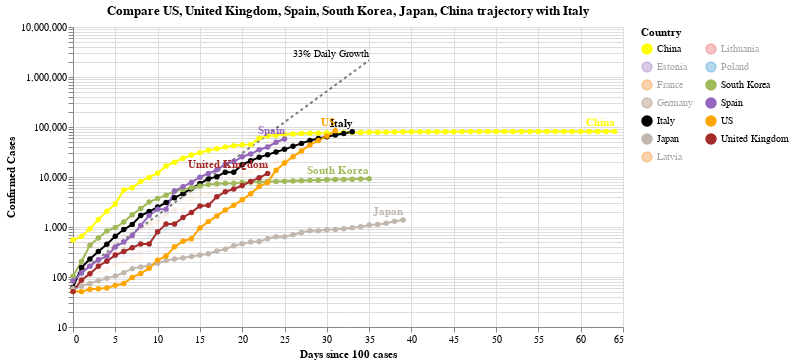

The notebook cell this image was saved under:
### Code cell
#hide_input
chart2 = make_since_chart(['US', 'United Kingdom', 'Spain', 'South Korea', 'Japan', 'China'])
chart2

### Figure 1 — Vega-Lite specification as saved in the notebook (floating-point values rounded to 4 significant figures; data arrays with more than 128 entries replaced by an {"elided": "..."} marker saying what was removed)
{"config": {"view": {"continuousWidth": 400, "continuousHeight": 300}}, "layer": [{"mark": {"type": "line", "color": "black", "opacity": 0.5, "strokeDash": [3, 3]}, "encoding": {"x": {"type": "quantitative", "field": "Days since 100 cases"}, "y": {"type": "quantitative", "field": "Confirmed Cases"}}}, {"mark": {"type": "text", "align": "right", "dy": -6, "fontSize": 10, "text": "33% Daily Growth"}, "encoding": {"x": {"type": "quantitative", "field": "Days since 100 cases"}, "y": {"type": "quantitative", "field": "Confirmed Cases"}}, "transform": [{"filter": "(datum['Days since 100 cases'] >= 35)"}]}, {"data": {"name": "data-8d560a43b2d1706beefac2435f67a3db"}, "mark": {"type": "line", "point": true}, "encoding": {"color": {"type": "nominal", "field": "Country", "legend": {"columns": 2}, "scale": {"domain": ["China", "Estonia", "France", "Germany", "Italy", "Japan", "Latvia", "Lithuania", "Poland", "South Korea", "Spain", "US", "United Kingdom"], "range": ["yellow", "#9467bd", "#F58518", "#9D755D", "black", "#C1B7AD", "#F58518", "#E45756", "#2495D3", "#A1BA59", "#9467bd", "orange", "brown"]}}, "opacity": {"condition": {"value": 1, "selection": "selector005"}, "value": 0.05}, "tooltip": [{"type": "nominal", "field": "Country"}, {"type": "temporal", "field": "Date"}, {"type": "quantitative", "field": "Confirmed Cases"}, {"type": "quantitative", "field": "Days since 100 cases"}], "x": {"type": "quantitative", "field": "Days since 100 cases"}, "y": {"type": "quantitative", "field": "Confirmed Cases", "scale": {"type": "log"}}}, "selection": {"selector005": {"type": "multi", "fields": ["Country"], "bind": "legend", "init": [{"Country": "US"}, {"Country": "United Kingdom"}, {"Country": "Spain"}, {"Country": "South Korea"}, {"Country": "Japan"}, {"Country": "China"}, {"Country": "Italy"}]}}, "width": 550}, {"data": {"name": "data-8d560a43b2d1706beefac2435f67a3db"}, "mark": {"type": "text", "align": "right", "dy": -8, "fontWeight": "bold"}, "encoding": {"color": {"type": "nominal", "field": "Country", "legend": {"columns": 2}, "scale": {"domain": ["China", "Estonia", "France", "Germany", "Italy", "Japan", "Latvia", "Lithuania", "Poland", "South Korea", "Spain", "US", "United Kingdom"], "range": ["yellow", "#9467bd", "#F58518", "#9D755D", "black", "#C1B7AD", "#F58518", "#E45756", "#2495D3", "#A1BA59", "#9467bd", "orange", "brown"]}}, "opacity": {"condition": {"value": 1, "selection": "selector005"}, "value": 0.05}, "text": {"type": "nominal", "field": "Country"}, "tooltip": [{"type": "nominal", "field": "Country"}, {"type": "temporal", "field": "Date"}, {"type": "quantitative", "field": "Confirmed Cases"}, {"type": "quantitative", "field": "Days since 100 cases"}], "x": {"type": "quantitative", "field": "Days since 100 cases"}, "y": {"type": "quantitative", "field": "Confirmed Cases", "scale": {"type": "log"}}}, "transform": [{"filter": "(datum['Date'] >= 1585180800000)"}], "width": 550}], "data": {"name": "data-c1a3bbf4dd040f2e7e8e7a69520e3c2a"}, "title": "Compare US, United Kingdom, Spain, South Korea, Japan, China trajectory with Italy", "$schema": "https://vega.github.io/schema/vega-lite/v4.0.2.json", "datasets": {"data-c1a3bbf4dd040f2e7e8e7a69520e3c2a": [{"Days since 100 cases": 0, "Confirmed Cases": 100.0}, {"Days since 100 cases": 1, "Confirmed Cases": 133.0}, {"Days since 100 cases": 2, "Confirmed Cases": 176.9}, {"Days since 100 cases": 3, "Confirmed Cases": 235.3}, {"Days since 100 cases": 4, "Confirmed Cases": 312.9}, {"Days since 100 cases": 5, "Confirmed Cases": 416.2}, {"Days since 100 cases": 6, "Confirmed Cases": 553.5}, {"Days since 100 cases": 7, "Confirmed Cases": 736.1}, {"Days since 100 cases": 8, "Confirmed Cases": 979.1}, {"Days since 100 cases": 9, "Confirmed Cases": 1302.0}, {"Days since 100 cases": 10, "Confirmed Cases": 1732.0}, {"Days since 100 cases": 11, "Confirmed Cases": 2303.0}, {"Days since 100 cases": 12, "Confirmed Cases": 3064.0}, {"Days since 100 cases": 13, "Confirmed Cases": 4074.0}, {"Days since 100 cases": 14, "Confirmed Cases": 5419.0}, {"Days since 100 cases": 15, "Confirmed Cases": 7207.0}, {"Days since 100 cases": 16, "Confirmed Cases": 9586.0}, {"Days since 100 cases": 17, "Confirmed Cases": 12750.0}, {"Days since 100 cases": 18, "Confirmed Cases": 16960.0}, {"Days since 100 cases": 19, "Confirmed Cases": 22550.0}, {"Days since 100 cases": 20, "Confirmed Cases": 29990.0}, {"Days since 100 cases": 21, "Confirmed Cases": 39890.0}, {"Days since 100 cases": 22, "Confirmed Cases": 53060.0}, {"Days since 100 cases": 23, "Confirmed Cases": 70560.0}, {"Days since 100 cases": 24, "Confirmed Cases": 93850.0}, {"Days since 100 cases": 25, "Confirmed Cases": 124800.0}, {"Days since 100 cases": 26, "Confirmed Cases": 166000.0}, {"Days since 100 cases": 27, "Confirmed Cases": 220800.0}, {"Days since 100 cases": 28, "Confirmed Cases": 293700.0}, {"Days since 100 cases": 29, "Confirmed Cases": 390600.0}, {"Days since 100 cases": 30, "Confirmed Cases": 519500.0}, {"Days since 100 cases": 31, "Confirmed Cases": 690900.0}, {"Days since 100 cases": 32, "Confirmed Cases": 918900.0}, {"Days since 100 cases": 33, "Confirmed Cases": 1222000.0}, {"Days since 100 cases": 34, "Confirmed Cases": 1625000.0}, {"Days since 100 cases": 35, "Confirmed Cases": 2162000.0}], "data-8d560a43b2d1706beefac2435f67a3db": {"elided": "355 records"}}}
